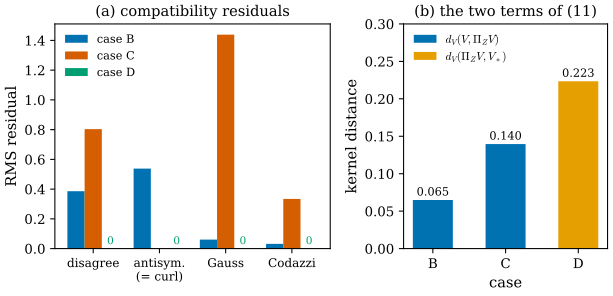

Write the Python code that produced this figure.
"""Figure 50.4.1: compatibility residuals see only the realizability part of the error (Example 50.4.5, Example 50.4.7).

Support: the graph chart x(u, v) = (u, v, sqrt(1 - u^2 - v^2)) of the unit sphere over [-1/2, 1/2]^2 (the ground truth V_*).
Normal fields: A = the true normal, B = the true normal twisted by 0.3 (-v, u, 0), C = the normal of a more curved surface
(N + (u, v, 0), normalised), D = the plane x = (u, v, 1) with its own normal (0, 0, 1).
(a) RMS of the residuals of Definition 50.4.2 (our formalisation; normal curl equals antisymmetry, Proposition 50.4.3).
(b) the two terms of the decomposition (11) measured by the kernel varifold distance (22) with sigma = 0.1, tau = 0.5
(our choice): Pi_Z V = the sphere cap for B and C (replace the normals by the support normals), Pi_Z V = V for D.

Run from the project root: PYTHONPATH=tools python3 chapters/50-paper-manifold-gs/figures/fig-50-4-1-realizability.py
"""
import sys
from pathlib import Path

import numpy as np

sys.path.insert(0, str(Path(__file__).resolve().parents[1] / "lib"))
import dgfig  # noqa: E402
import mgs50 as g  # noqa: E402

dgfig.setup()
import matplotlib.pyplot as plt  # noqa: E402

C = dgfig.COLORS
u, v, cases = g.residual_cases()
R = {k: g.residuals(X, n, u, v) for k, (X, n) in cases.items()}
at = g.decomposition_atoms()
SIG, TAU = 0.1, 0.5
XS, NS, WS = at["S"]
first = {"B": g.mmd(*at["B"], XS, NS, WS, SIG, TAU), "C": g.mmd(*at["C"], XS, NS, WS, SIG, TAU), "D": 0.0}
second = {"B": 0.0, "C": 0.0, "D": g.mmd(*at["D"], XS, NS, WS, SIG, TAU)}
# self-checks: A and D have zero residuals; curl = antisymmetry; B is the only one with antisymmetry; C has a large
# Gauss residual; D is far from the truth although it is compatible
for k in ("A", "D"):
    assert max(R[k].values()) < 1e-10
for k in "ABCD":
    assert abs(R[k]["curl"] - R[k]["antisymmetry"]) < 1e-10
assert R["B"]["antisymmetry"] > 0.3 and R["C"]["antisymmetry"] < 1e-10 and R["C"]["gauss"] > 1.0
assert second["D"] > first["C"] > first["B"] > 0.03

keys = ("disagreement", "antisymmetry", "gauss", "codazzi")
labels = ("disagree", "antisym.\n(= curl)", "Gauss", "Codazzi")
fig, (ax, bx) = plt.subplots(1, 2, figsize=(6.6, 3.3), gridspec_kw={"width_ratios": [1.35, 1]})
x = np.arange(len(keys))
w = 0.26
for j, (k, c) in enumerate(zip("BCD", (C["tangent"], C["normal"], C["third"]))):
    vals = [R[k][key] for key in keys]
    ax.bar(x + (j - 1) * w, vals, w, color=c, label=f"case {k}")
for xi in x:
    ax.text(xi + w, 0.03, "0", ha="center", fontsize=8, color=C["third"])
ax.set_xticks(x)
ax.set_xticklabels(labels, fontsize=9)
ax.set_ylabel("RMS residual")
ax.legend(loc="upper left", fontsize=8.5, frameon=False)
ax.set_title("(a) compatibility residuals", fontsize=11)
ks = ("B", "C", "D")
f1 = [first[k] for k in ks]
f2 = [second[k] for k in ks]
bx.bar(ks, f1, 0.55, color=C["tangent"], label=r"$d_V(V, \Pi_Z V)$")
bx.bar(ks, f2, 0.55, bottom=f1, color=C["accent"], label=r"$d_V(\Pi_Z V, V_*)$")
for i, k in enumerate(ks):
    bx.text(i, f1[i] + f2[i] + 0.006, f"{f1[i] + f2[i]:.3f}", ha="center", fontsize=8.5)
bx.set_ylim(0, 0.3)
bx.set_xlabel("case")
bx.set_ylabel("kernel distance")
bx.legend(loc="upper left", fontsize=8.5, frameon=False)
bx.set_title("(b) the two terms of (11)", fontsize=11)
fig.tight_layout()
dgfig.save(fig, __file__)
for k in "ABCD":
    print(k, {key: round(val, 4) for key, val in R[k].items()})
print("first", {k: round(val, 4) for k, val in first.items()}, "second", {k: round(val, 4) for k, val in second.items()})
